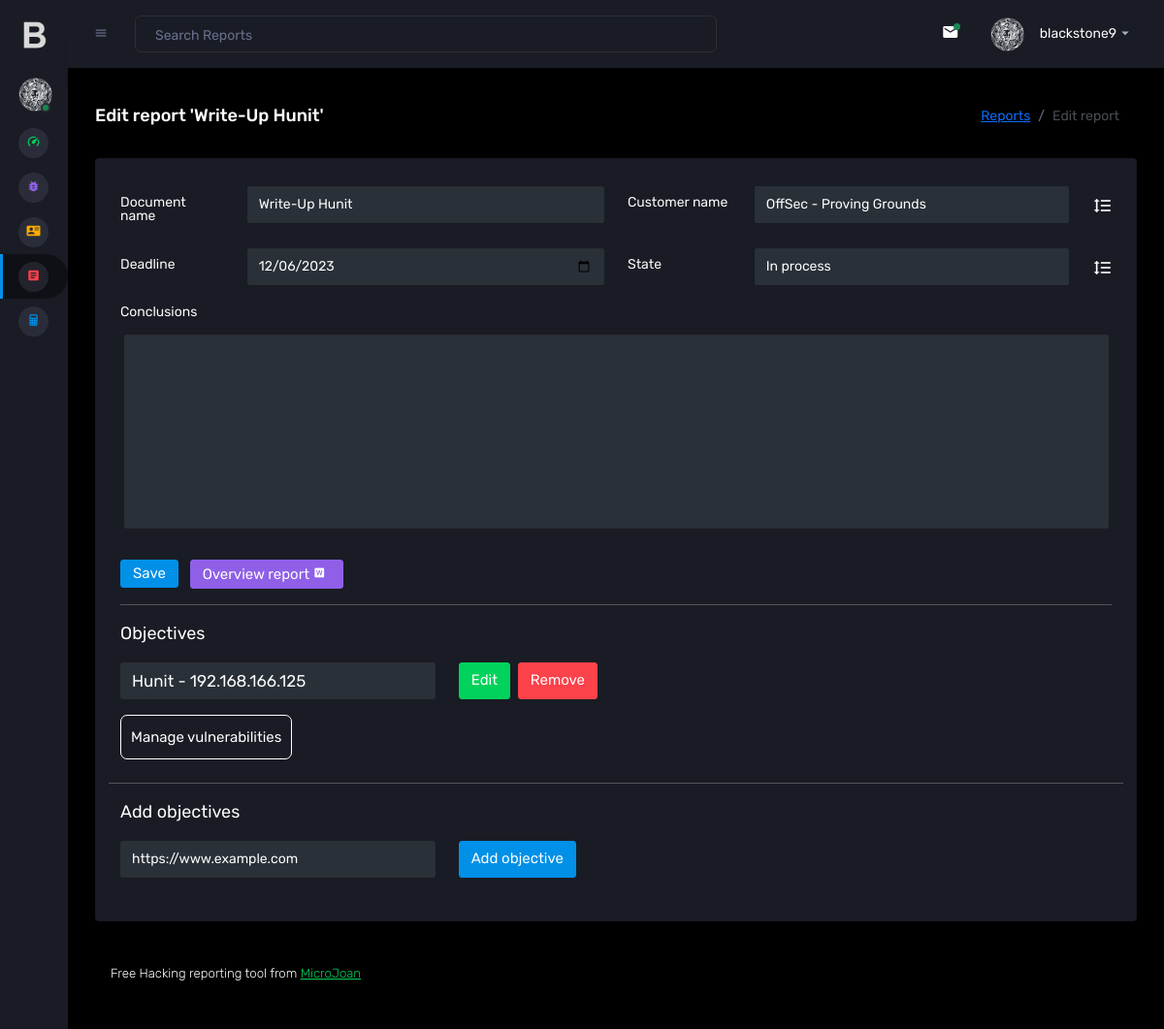
Page /BlackStone/edit_report.php?id=3 (signed in) on the committed database.
### tables this page shows
CREATE TABLE `reports` (
  `id` int(11) NOT NULL,
  `name_doc` varchar(255) DEFAULT NULL,
  `audited_company_id` int(11) DEFAULT NULL,
  `vulnerabilities` text DEFAULT NULL,
  `state` text DEFAULT NULL,
  `date` date DEFAULT NULL,
  `recommendations` text DEFAULT NULL,
  `proposals` text DEFAULT NULL,
  `conclusions` text DEFAULT NULL
);

CREATE TABLE `companies` (
  `id` int(11) NOT NULL,
  `name` text DEFAULT NULL,
  `web` text DEFAULT NULL,
  `mail_domain` text DEFAULT NULL,
  `logo` text NOT NULL
);

CREATE TABLE `scope` (
  `id` int(11) NOT NULL,
  `url` text NOT NULL,
  `id_report` int(11) NOT NULL,
  `ordre` int(11) NOT NULL
);

### BlackStone/functions/traductor.php (called while the page is built, shortened)
<?php
function lang($sentencia){
    if($sentencia == "En proceso" && $_SESSION['idioma'] == "EN"){ $sentencia = "In process";};
    if($sentencia == "Terminado" && $_SESSION['idioma'] == "EN"){ $sentencia = "Finalized";};
    return $sentencia;
};
?>

### BlackStone/edit_report.php (the view, shortened to what this page needs)
<!DOCTYPE html>
<?php
include("functions/traductor.php");
include("connection.php");
$url = $_SERVER["REQUEST_URI"];
$urlArray = explode('=', $url);
$id_url = $urlArray[1];
?>
<html>
  <head>
    <link rel="stylesheet" href="assets/vendors/mdi/css/materialdesignicons.min.css">
    <link rel="stylesheet" href="assets/vendors/css/vendor.bundle.base.css">
    <link rel="stylesheet" href="assets/vendors/jvectormap/jquery-jvectormap.css">
    <link rel="stylesheet" href="assets/vendors/flag-icon-css/css/flag-icon.min.css">
    <link rel="stylesheet" href="assets/vendors/owl-carousel-2/owl.carousel.min.css">
    <link rel="stylesheet" href="assets/vendors/owl-carousel-2/owl.theme.default.min.css">
    <link rel="stylesheet" href="assets/css/style.css">
  </head>
  <body class="sidebar-icon-only">
    <div class="container-scroller">
    <?php
      include("nav.php");
    ?>
      <div class="container-fluid page-body-wrapper">
        <nav class="navbar p-0 fixed-top d-flex flex-row">
          <div class="navbar-menu-wrapper flex-grow d-flex align-items-stretch">
            <button class="navbar-toggler navbar-toggler align-self-center" type="button" data-toggle="minimize">
              <span class="mdi mdi-menu"></span>
            </button>
            <ul class="navbar-nav w-100">
              <li class="nav-item w-100">
                <form class="nav-link mt-2 mt-md-0 d-none d-lg-flex search">
                  <input type="text" class="form-control" placeholder="<?php echo lang("Search Reports"); ?>">
                </form>
              </li>
            </ul>
            <ul class="navbar-nav navbar-nav-right">
              <li class="nav-item dropdown border-left">
                <a class="nav-link count-indicator dropdown-toggle" id="messageDropdown" href="#" data-bs-toggle="dropdown" aria-expanded="false">
                  <i class="mdi mdi-email"></i>
                  <span class="count bg-success"></span>
                </a>
              </li>
              <li class="nav-item dropdown">
                <a class="nav-link" id="profileDropdown" href="#" data-bs-toggle="dropdown">
                  <div class="navbar-profile">
                    <img class="img-xs rounded-circle" src="assets/images/faces/black-stone.png" alt="">
                    <p class="mb-0 d-none d-sm-block navbar-profile-name">blackstone9</p>
                    <i class="mdi mdi-menu-down d-none d-sm-block"></i>
                  </div>
                </a>
              </li>
            </ul>
          </div>
        </nav>
        <div class="main-panel">
          <div class="content-wrapper">
          <?php
                $sentencia = "select * from reports where id=".$id_url;
                $consulta = mysqli_query($connection, $sentencia) or die("Error de Consulta");
                while($file= mysqli_fetch_array($consulta)){
                  $name_doc=$file['name_doc'];
                  $audited_company_id=$file['audited_company_id'];
                  $state=$file['state'];
                  $date=$file['date'];
                  $conclusions0=$file['conclusions'];
                  $sentencia_company = "select * from companies where id=".$audited_company_id;
                  $consulta_company = mysqli_query($connection, $sentencia_company) or die("Error de Consulta companies");
                  while($file= mysqli_fetch_array($consulta_company)){
                      $id_company=$file['id'];
                      $name_company=$file['name'];
                      $company_auditada_seleccionada= "<option value=".$id_company.">".$name_company."</option>";
                  }
                }
            ?>
            <div class="page-header">
              <h3 class="page-title"> <?php echo lang("Edit report"); echo " "."'".$name_doc."'"?> </h3>
              <nav aria-label="breadcrumb">
                <ol class="breadcrumb">
                  <li class="breadcrumb-item"><a href="reports.php"><?php echo lang("Reports");?></a></li>
                  <li class="breadcrumb-item active" aria-current="page"><?php echo lang("Edit report");?></li>
                </ol>
              </nav>
            </div>
            <div class="row">
              <div class="col-12 grid-margin">
                <div class="card">
                  <div class="card-body">
                    <form class="form-sample" form action="" method="post">
                      <div class="row">
                        <div class="col-md-6">
                          <div class="form-group row">
                            <label class="col-sm-3 col-form-label"><?php echo lang("Document name"); ?></label>
                            <div class="col-sm-9">
                              <input type="text" class="form-control" id="name_doc" name="name_doc" value="<?php echo $name_doc ?>" style="color:white;">
                            </div>
                          </div>
                        </div>
                        <div class="col-md-6">
                          <div class="form-group row">
                            <label class="col-sm-3 col-form-label"><?php echo lang("Customer name");?></label>
                            <div class="col-sm-8 col-8">
                              <select class="form-control" id="audited_company_id" style="color:white" name="audited_company_id" required>
                                <?php echo $company_auditada_seleccionada ?>
                              </select>
                            </div>
                            <label class="col-sm-1 col-1 col-form-label"><i class="mdi mdi-format-line-spacing fs-5"></i></label>
                          </div>
                        </div>
                      </div>
                      <div class="row">
                        <div class="col-md-6">
                          <div class="form-group row" style="color:white;">
                            <label class="col-sm-3 col-form-label"><?php echo lang("Deadline"); ?></label>
                            <div class="col-sm-9">
                              <input type="date" class="form-control" id="date" name="date" style="color:white;" value="<?php echo $date?>">
                            </div>
                          </div>
                        </div>
                        <div class="col-md-6">
                          <div class="form-group row">
                            <label class="col-sm-3 col-form-label"><?php echo lang("State");?></label>
                            <div class="col-sm-8 col-8">
                              <select class="form-control" id="state" style="color:white" name="state">
                                <option value="<?php echo $state ?>"><?php echo lang($state); ?></option>
                              </select>
                            </div>
                            <label class="col-sm-1 col-1 col-form-label"><i class="mdi mdi-format-line-spacing fs-5"></i></label>
                          </div>
                        </div>
                        <div class="col-md-12" style="width:97%">
                          <div class="form-group row">
                            <label for="col-sm-3 col-form-label"><?php echo lang("Conclusions");?></label>
                            <textarea class="form-control m-3 text-white" name="conclusions" id="conclusions" style="height:200px;"><?php echo $conclusions0 ?></textarea>
                          </div>
                        </div>
                      </div>
                      <button type="submit" name="guardar_cambios_report" id="guardar_cambios_report" class="btn btn-primary me-2"><?php echo lang("Save"); ?></button>
                      <a type="button" href="gen_word_tecnico.php?id=<?php echo $id_url ?>" target="_blank" class="btn btn-info me-2"><?php echo lang("Overview report"); ?>&nbsp;<i class="mdi mdi-file-word-box" style="font-size:13px"></i></a>
                    </form>
                    <hr>
                    <div class="row">
                      <div class="col-md-12">
                      <label class="page-title pb-3"><?php echo lang("Objectives"); ?></label>
                      <form id="form_interna" action="" method="post">
                        <div class="row">
                        <?php
                          $sentencia = "select * from scope where id_report=".$id_url;
                          $consulta = mysqli_query($connection, $sentencia) or die("Error de Consulta");
                          $contador_java = 0;
                          while($file= mysqli_fetch_array($consulta)){
                            $id_scope=$file['id'];
                            $url_scope=$file['url'];
                            $texto_vulns= lang("Vulnerabilities associated with");
                            echo '
                                <div class="col-sm-1 d-none">
                                    <div class="form-group">
                                        <input type="text" class="form-control" value="'.$id_scope.'" name="id">
                                    </div>
                                </div>
                                <div class="col-sm-4">
                                    <div class="form-group">
                                        <span type="text" class="form-control" style="color:white; font-size: 17px;">'.$url_scope.'</span>
                                    </div>
                                </div>
                                <div class="col-sm-3">
                                  <div class="form-group d-flex">
                                      <a type="submit" class="btn btn-success" href="editar_scope.php?id='.$id_url.'" style="padding-top: 10px;">'.lang("Edit").'</a>
                                      &nbsp;&nbsp;
                                      <button type="submit" class="btn btn-danger" name="eliminar_objetivo" value="'.$id_scope.'" style="height:38px;">'.lang("Remove").'</button>
                                  </div>
                                </div>
                                <div class="col-sm-12">
                                    <input type="checkbox" id="mostrar'.$contador_java.'">
                                    <label for="mostrar'.$contador_java.'" style="border: 1px white solid; padding: 10px; border-radius: 7px;">
                                      <span style="font-size:15px;">'.lang("Manage vulnerabilities").'</span>
                                    </label>
                                    <div class="col-sm-12" id="contenido'.$contador_java.'" style="background-color:#0f1015; border-radius:10px; padding:15px; margin-top: 15px;">
                                    <div class="row">
                                      <div class="col-md-12">
                                        <label class="page-title pb-3">'.$texto_vulns.' '.$url_scope.':</label>
                                      </div>
                                      <center>
                                      <table class="table table-bordered" style="width:700px;">
                                      </tbody>';
                                        echo'
                                          </tbody>
                                        </table>
                                      </center>
                                    </div>
                                    <div class="row">
                                      <div class="col-md-12">
                                          <label class="page-title pb-3">';
                                          echo'
                                            </label>
                                            <input type="text" class="form-control" id="busqueda_'.$id_scope.'" placeholder="'.lang("Search Vulnerabilities...").'" style="color:white;">
                                          <br>
                                        <div class="card" style="overflow:scroll; height:420px">';
                                        ?>
                                      <?php
                                      $insertar_vulns = lang("Add vulns");
                                        echo '
                                        </div>
                                        <br><button type="submit" class="btn btn-success" id="insertar_vuln_scope" name="insertar_vuln_scope" value="'.$id_scope.'">'.$insertar_vulns.'</button>
                                      </div>
                                    </div>
                                    </div><br><br>
                                </div>
                                ';
                                $contador_java ++;
                          }
                        ?>
                            <hr>
                            <label class="page-title pb-3"><?php echo lang("Add objectives"); ?></label>
                            <div class="col-sm-4">
                                <div class="form-group">
                                    <input type="text" class="form-control" value="https://www.example.com" name="url" style="color:white">
                                </div>
                            </div>
                            <div class="col-sm-3">
                                <div class="form-group d-flex">
                                    <input type="submit" class="btn btn-primary" name="añadir_objetivo" value="<?php echo lang("Add objective"); ?>" style="height: 38px;">
                                </div>
                            </div>
                        </div>
                      </form>
                      </div>
                    </div>
                  </div>
                </div>
              </div>
            </div>
          <footer class="footer">
            <div class="d-sm-flex justify-content-center justify-content-sm-between">
              <span class="float-none float-sm-right d-block mt-1 mt-sm-0 text-center"> <?php echo lang("Free Hacking reporting tool from ");?> <a href="https://microjoan.com/" target="_blank">MicroJoan</a></span>
            </div>
          </footer>
        </div>
      </div>
    </div>
  </body>
</html>

### rows in the picture
reports: name_doc "Write-Up Hunit", date "12/06/2023", state "In process"
companies: audited_company_id "OffSec - Proving Grounds"
scope: url "Hunit - 192.168.166.125", $id_scope 20 (drawn)

### other values in the picture
lang("Edit report") "Edit report"
lang("Reports") "Reports"
lang("Document name") "Document name"
lang("Customer name") "Customer name"
lang("Deadline") "Deadline"
lang("State") "State"
lang("Conclusions") "Conclusions"
lang("Save") "Save"
lang("Overview report") "Overview report"
lang("Objectives") "Objectives"
lang("Add objectives") "Add objectives"
lang("Free Hacking reporting tool from ") "Free Hacking reporting tool from"
